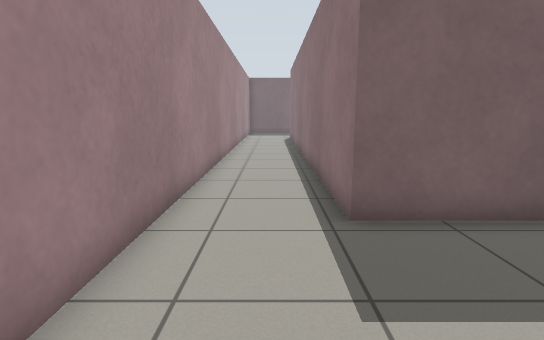
View 1 (above)

16 first-person views from a walk through a robot-simulator world made for Gazebo. The camera is 0.94 m above the floor, tilts 10° down and sees 80° across. The floor is counted in squares, 0.5 m on a side. Each view is taken from the middle of a square. On the plan, view 1 faces up. The plan holds only what a view shows up to about 17 squares ahead; the rest is blank.

View 2
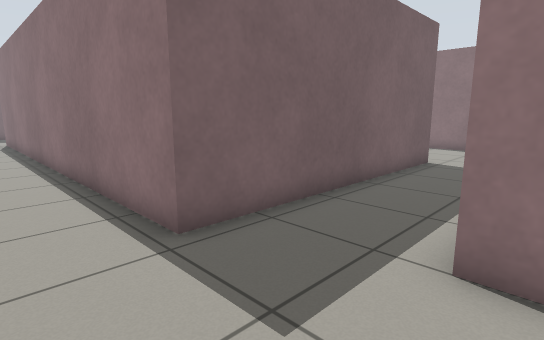

View 3
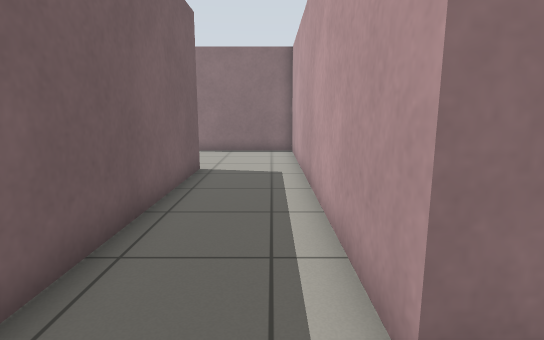

View 4
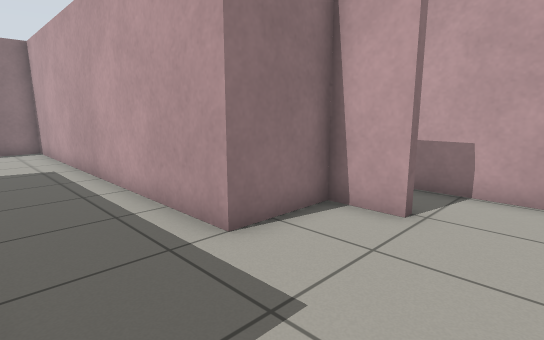

View 5
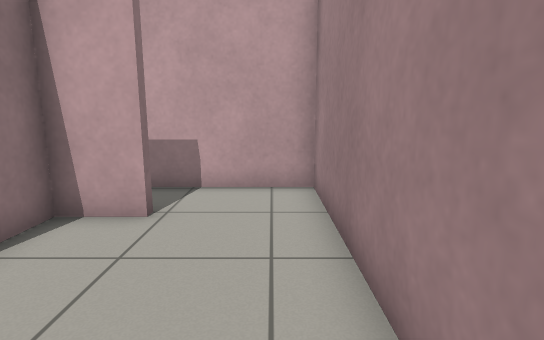

View 6
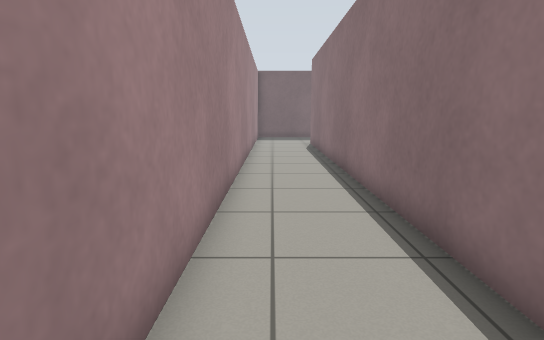

View 7
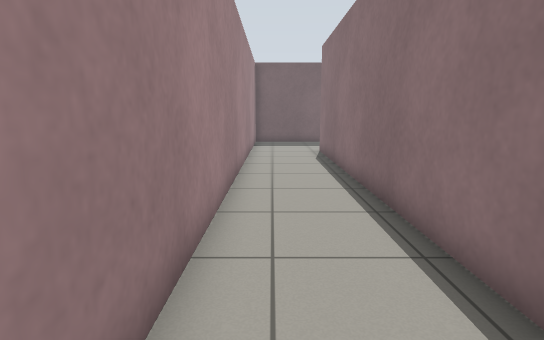

View 8
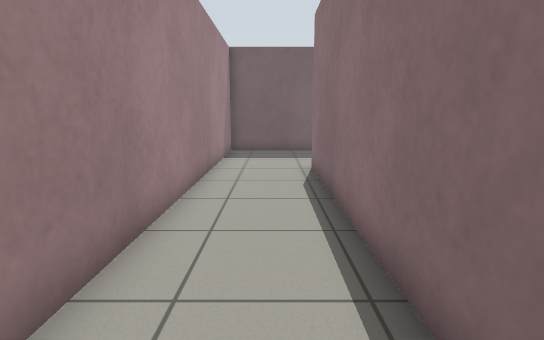

View 9
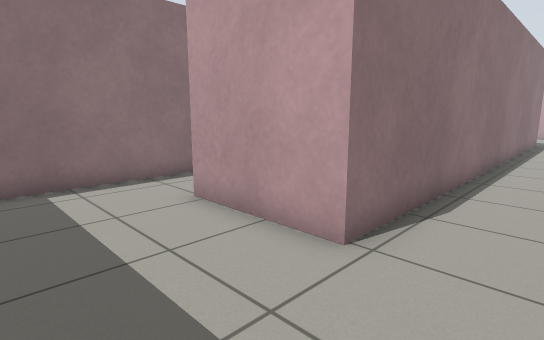

View 10
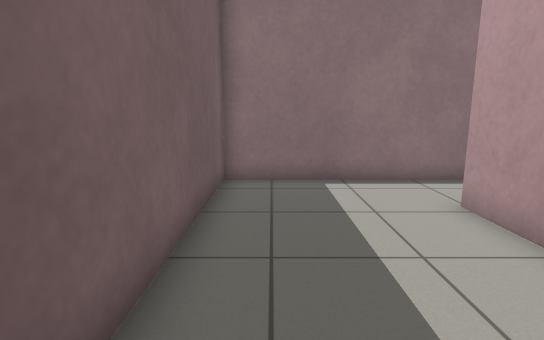

View 11
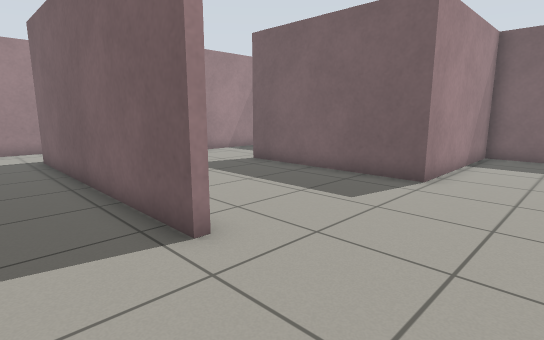

View 12
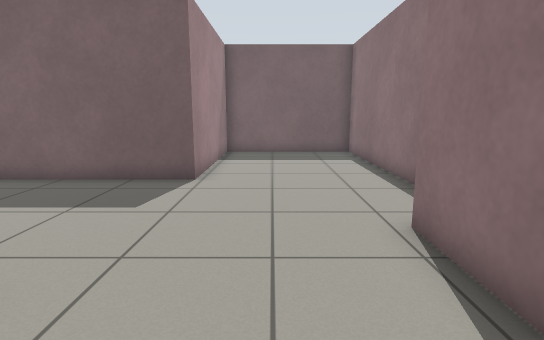

View 13
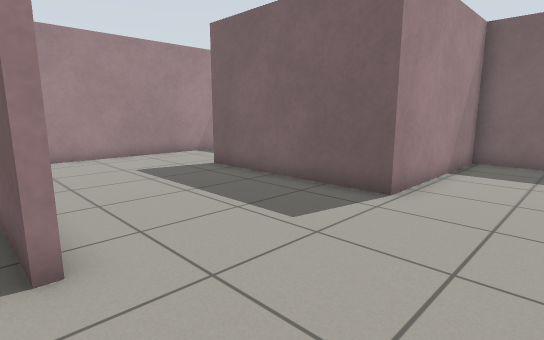

View 14
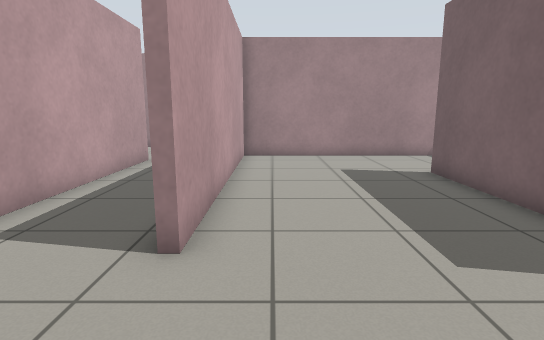

View 15
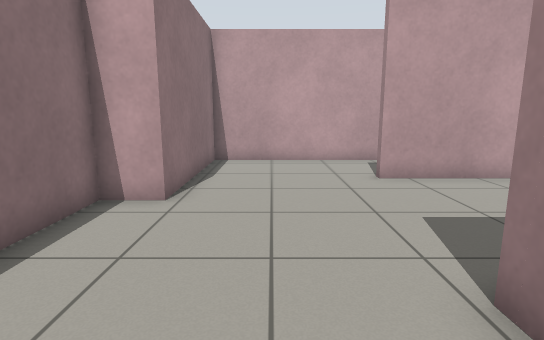

View 16
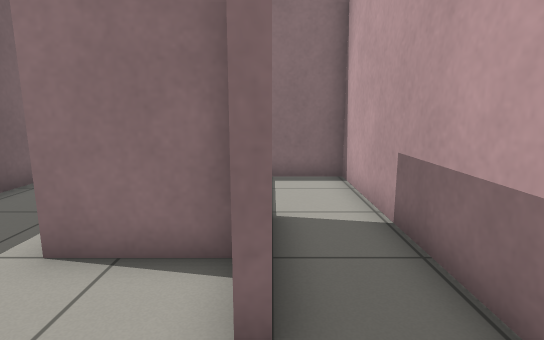

### Floor plan
Ten units are one square. View 1 is at (0, 0); x grows to the right and y downward. Boxes are objects, and circles mark ways between rooms. Rooms are numbered by the first view taken in them; rooms with no view inside come last. Other rooms are left out.
<svg viewBox="-26 -309 219 345">
<path fill="none" stroke="#000" d="M14 11 14 7 30 7 30 -20 173 -20 173 -65M119 -58 119 -55 14 -55 14 -251M-21 -264 -21 31 46 31M14 -251 55 -251M81 -245 81 -304 -21 -304 -21 -264M173 -65 173 -82 188 -82 188 -188 128 -188 128 -121 57 -121M17 -125 17 -58 119 -58"/>
<circle cx="-5" cy="-255" r="3" fill="#2a7"/>
<circle cx="145" cy="-55" r="3" fill="#2a7"/>
<text x="0" y="-80">1</text>
<text x="30" y="-270">2</text>
<text x="120" y="-110">3</text>
</svg>
Room 1 opens to room 2. Room 1 opens to room 3.

Where each view was taken, in squares from view 1:
view 1: 0 up, 0 right, facing up
view 2: 1 up, 1 left, facing up-right
view 3: 3 up, 1 right, facing right
view 4: 5 up, 1 left, facing down-right
view 5: 5 up, 1 left, facing down
view 6: 5 up, 1 left, facing up
view 7: 9 up, 1 left, facing up
view 8: 14 up, 0 right, facing up
view 9: 29 up, 1 left, facing down-right
view 10: 29 up, 1 left, facing right
view 11: 3 up, 16 right, facing up-left
view 12: 3 up, 15 right, facing up
view 13: 5 up, 16 right, facing up-left
view 14: 7 up, 16 right, facing left
view 15: 15 up, 15 right, facing down
view 16: 1 down, 1 left, facing right
